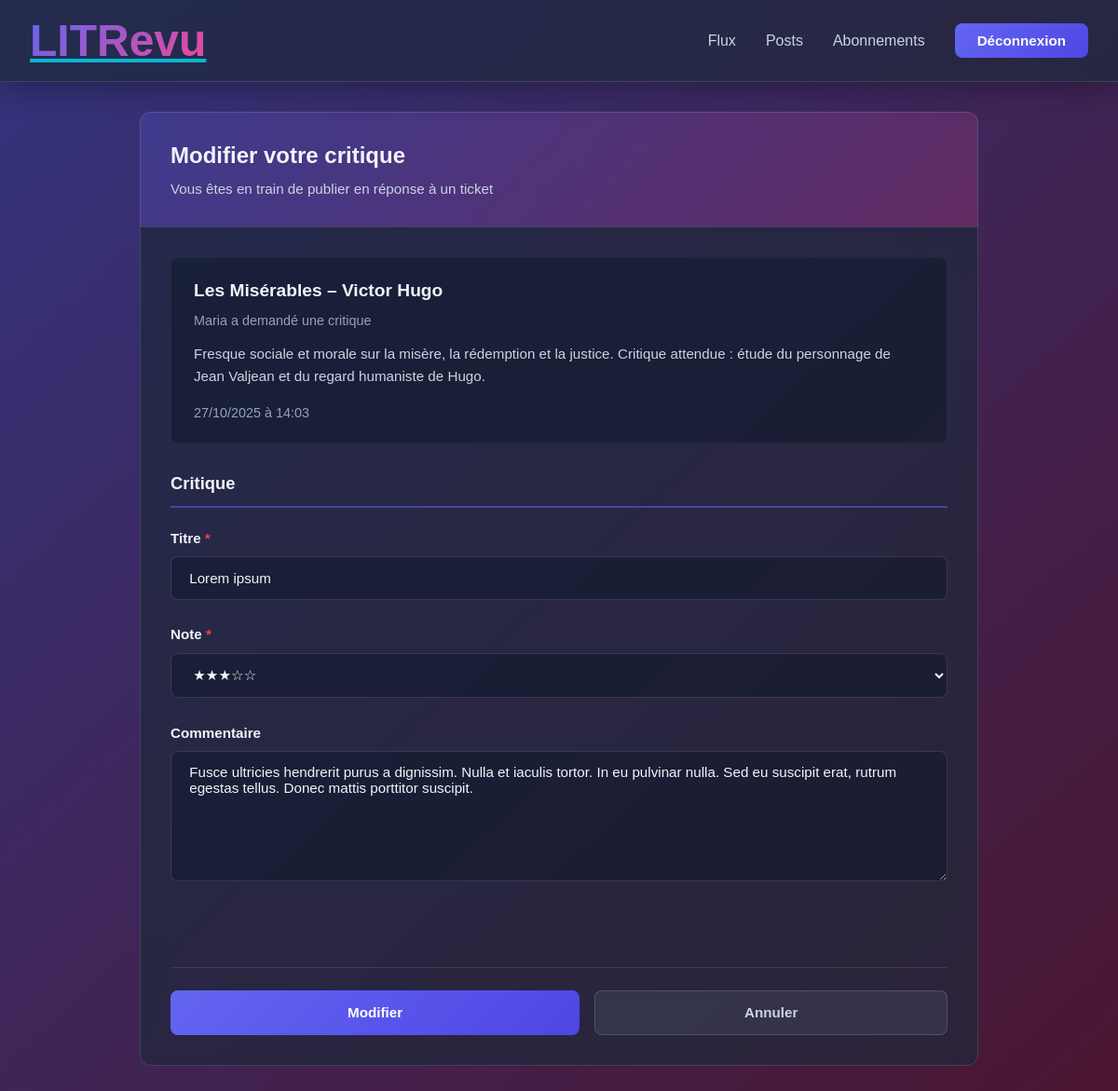
Page /reviews/review/18/modify/ (signed in) on the committed database.
### reviews/models.py (models this page shows, shortened)
class Ticket(models.Model):
    title = models.CharField(max_length=128)
    description = models.TextField(max_length=2048)
    user = models.ForeignKey(
        settings.AUTH_USER_MODEL,
        on_delete=models.CASCADE
    )
    image = models.ImageField(upload_to="tickets/", null=True, blank=True)
    time_created = models.DateTimeField(auto_now_add=True)

class Review(models.Model):
    ticket = models.ForeignKey(Ticket, on_delete=models.CASCADE)
    rating = models.PositiveSmallIntegerField(
        validators=[MinValueValidator(0),
                    MaxValueValidator(5)]
    )
    user = models.ForeignKey(
        settings.AUTH_USER_MODEL,
        on_delete=models.CASCADE
    )
    headline = models.CharField(max_length=128)
    body = models.TextField(max_length=8192, blank=True)
    time_created = models.DateTimeField(auto_now_add=True)

### authentication/models.py (models this page shows)
class User(AbstractUser):
    profile_picture = models.ImageField(
        upload_to="avatars/",
        null=True,
        blank=True
    )

### reviews/views.py (the view, shortened to what this page needs)
# urls.py: path("review/<int:pk>/modify/", ReviewUpdateView.as_view(),
class ReviewUpdateView(UserTestCustom, UpdateView):
    template_name = 'reviews/review_form.html'
    success_url = reverse_lazy('reviews:posts')
    model = Review
    form_class = ReviewForm
    def get_context_data(self, **kwargs):
        context = super().get_context_data(**kwargs)
        context['ticket'] = self.object.ticket
        return context

### reviews/forms.py
class ReviewForm(forms.ModelForm):
    class Meta:
        model = Review
        fields = ['headline', 'rating', 'body']
        widgets = {
            'headline': forms.TextInput(attrs={
                'placeholder': 'Titre de votre critique'
            }),
            'rating': forms.Select(
                choices=[(i, '★' * i + '☆' * (5 - i)) for i in range(6)],
            ),
            'body': forms.Textarea(attrs={
                'rows': 4,
                'placeholder': 'Votre critique'
            })
        }
        labels = {
            'headline': 'Titre',
            'rating': 'Note',
            'body': 'Commentaire'
        }

### reviews/views.py (called while the page is built)
    def test_func(self):
        element = self.get_object()
        return element.user == self.request.user

### reviews/templates/reviews/review_form.html (shortened to what this page needs)
{% extends 'base.html' %}
{% load static %}
{% block extra_css %}
    <link rel="stylesheet" href="{% static 'reviews/css/review.css' %}">
{% endblock %}
{% block content %}
    <div class="content">
        <div class="card-header">
            <h3>
                {% if object %}Modifier votre critique{% else %}Créer une critique{% endif %}
            </h3>
            <small>
                {% if object %}
                    Vous êtes en train de publier en réponse à un ticket
                {% else %}
                    Critique libre
                {% endif %}
            </small>
        </div>
        <div class="card-body">
            {% if ticket %}
                <div>
                    <h6>{{ ticket.title }}</h6>
                    <small>{{ ticket.user.username }} a demandé une critique</small>
                    {% if ticket.description %}
                        <p>{{ ticket.description }}</p>
                    {% endif %}
                    <div>{{ ticket.time_created|date:"d/m/Y à H:i" }}</div>
                </div>
            {% endif %}
            <form method="post" enctype="multipart/form-data">
                <div class="form-section">
                    <h5>Critique</h5>
                    <div class="form-group">
                        <label for="{{ form.headline.id_for_label }}">Titre <span>*</span></label>
                        {{ form.headline }}
                    </div>
                    <div class="form-group">
                        <label for="{{ form.rating.id_for_label }}">Note <span>*</span></label>
                        {{ form.rating }}
                    </div>
                    <div class="form-group">
                        <label for="{{ form.body.id_for_label }}">Commentaire</label>
                        {{ form.body }}
                    </div>
                </div>
                <div>
                    <button type="submit">
                        {% if object %}Modifier{% else %}Publier{% endif %}
                    </button>
                    <a href="{% if object %}{% url 'reviews:posts' %}{% else %}{% url 'reviews:feed' %}{% endif %}">Annuler</a>
                </div>
            </form>
        </div>
    </div>
{% endblock %}

### static/css/base.css (style rules this page uses)
* { margin: 0; padding: 0; box-sizing: border-box; }
:root { --primary: #6366f1; --primary-dark: #4f46e5; --secondary: #ec4899; --bg-dark: #0f172a; --bg-light: #1e293b; --glass-bg: rgba(30, 41, 59, 0.7); --glass-border: rgba(255, 255, 255, 0.125); --text-primary: #f1f5f9; --text-secondary: #cbd5e1; --accent: #06b6d4; }
html { scroll-behavior: smooth; }
body { font-family: 'Satoshi', sans-serif; background: linear-gradient(137deg,rgb(51, 52, 126) 0%, rgb(75, 22, 49) 100%); color: var(--text-primary); background-attachment: fixed; min-height: 100vh; }
button, .btn { background: linear-gradient(135deg, var(--primary), var(--primary-dark)); border: none; color: white; padding: 0.8rem 1.5rem; border-radius: 8px; cursor: pointer; font-weight: 600; transition: all 0.3s ease; font-family: inherit; font-size: 0.95rem; text-decoration: none; display: inline-block; }
a { color: var(--accent); transition: color 0.3s ease; }

### reviews/static/reviews/css/review.css (style rules this page uses)
.content { animation: fadeInUp 0.5s ease; max-width: 900px; margin: auto; }
.card-header { background: linear-gradient(135deg, rgba(99, 102, 241, 0.2), rgba(236, 72, 153, 0.2)); border: 1px solid rgba(255, 255, 255, 0.125); border-radius: 12px 12px 0 0; padding: 2rem; border-bottom: none; }
.card-header h3 { margin: 0; font-size: 1.5rem; color: #f1f5f9; font-weight: 700; }
.card-header small { color: #cbd5e1; display: block; margin-top: 0.8rem; font-size: 0.95rem; }
.card-body { background: rgba(30, 41, 59, 0.7); backdrop-filter: blur(10px); border: 1px solid rgba(255, 255, 255, 0.125); border-radius: 0 0 12px 12px; padding: 2rem; }
.card-body > div:first-of-type { background: rgba(15, 23, 42, 0.5); border: 1px solid rgba(255, 255, 255, 0.05); padding: 1.5rem; border-radius: 8px; margin-bottom: 2rem; }
.card-body > div:first-of-type h6 { font-size: 1.2rem; color: #f1f5f9; margin: 0 0 0.8rem 0; font-weight: 600; }
.card-body > div:first-of-type small { color: #94a3b8; display: block; margin-bottom: 1rem; font-size: 0.9rem; }
.card-body > div:first-of-type p { color: #cbd5e1; margin: 0.8rem 0; line-height: 1.6; font-size: 0.95rem; }
.card-body > div:first-of-type > div { color: #94a3b8; font-size: 0.9rem; margin-top: 1.2rem; }
form { display: flex; flex-direction: column; gap: 0; }
.form-section { margin-bottom: 2rem; }
.form-section h5 { font-size: 1.15rem; color: #f1f5f9; margin: 0 0 1.5rem 0; font-weight: 600; border-bottom: 2px solid rgba(99, 102, 241, 0.5); padding-bottom: 0.8rem; }
.form-group { margin-bottom: 1.8rem; }
.form-group:last-of-type { margin-bottom: 1.5rem; }
.form-group label { display: block; color: #f1f5f9; font-weight: 600; margin-bottom: 0.7rem; font-size: 0.95rem; }
.form-group label span { color: #ef4444; }
.form-group input, .form-group textarea, .form-group select { width: 100%; padding: 0.85rem 1.2rem; background: rgba(15, 23, 42, 0.5); border: 1px solid rgba(255, 255, 255, 0.125); border-radius: 8px; color: #f1f5f9; font-size: 0.95rem; font-family: 'Satoshi', sans-serif; transition: all 0.3s ease; resize: vertical; }
.form-group input::placeholder, .form-group textarea::placeholder { color: #64748b; }
.form-group select option { background: #1e293b; color: #f1f5f9; }
.form-group textarea { min-height: 140px; resize: vertical; }
form > div:last-of-type { display: flex; gap: 1rem; margin-top: 2rem; padding-top: 1.5rem; border-top: 1px solid rgba(255, 255, 255, 0.1); }
form button, form a { padding: 0.9rem 2rem; border-radius: 8px; font-weight: 600; font-size: 0.95rem; text-decoration: none; transition: all 0.3s ease; display: inline-flex; align-items: center; justify-content: center; font-family: inherit; }
form button { background: linear-gradient(135deg, #6366f1, #4f46e5); border: none; color: white; cursor: pointer; flex: 1.2; }
form a { background: rgba(100, 116, 139, 0.2); color: #cbd5e1; border: 1px solid rgba(100, 116, 139, 0.5); flex: 1; }

### rows in the picture
Ticket: title "Les Misérables – Victor Hugo", user.username "Maria", description "Fresque sociale et morale sur la misère, la rédemption et la justice. Critique attendue : étude du personnage de Jean Valjean et du regard humaniste de Hugo.", time_created "27/10/2025 à 14:03"
Review: headline "Lorem ipsum", rating "★★★☆☆", body "Fusce ultricies hendrerit purus a dignissim. Nulla et iaculis tortor. In eu pulvinar nulla. Sed eu suscipit erat, rutrum egestas tellus. Donec mattis porttitor suscipit."
